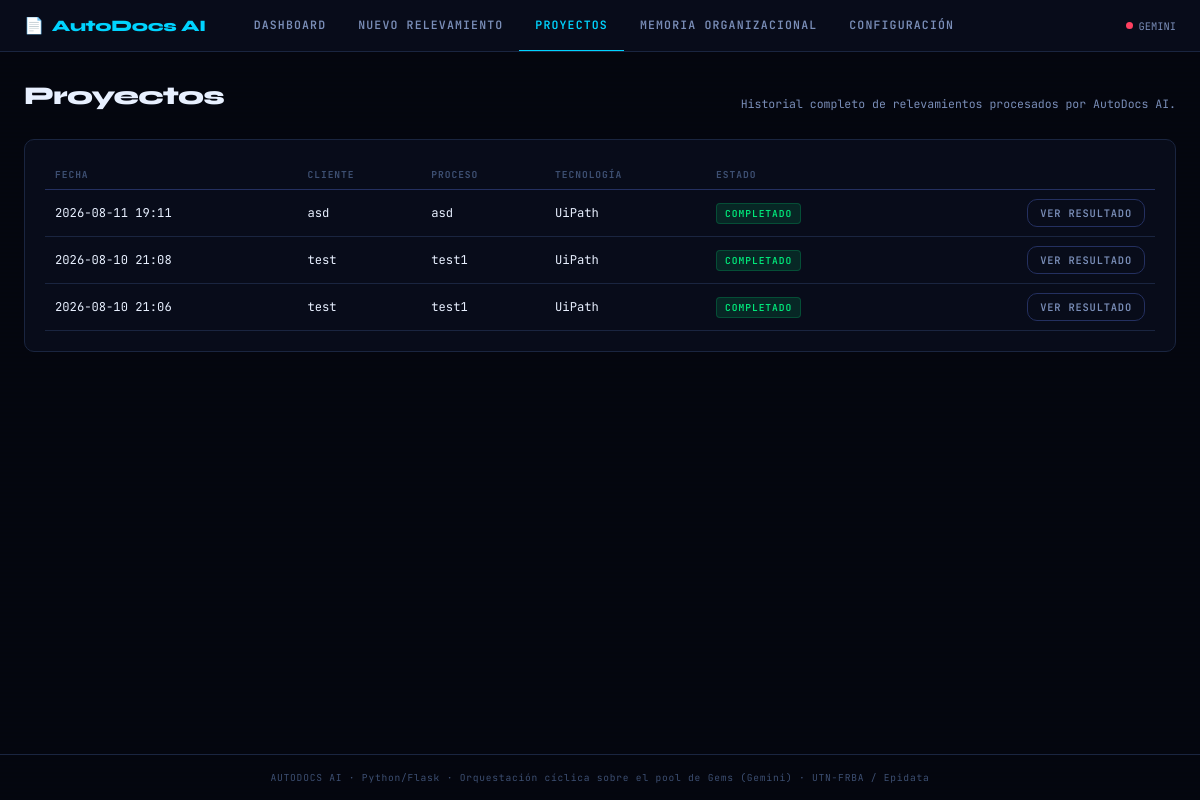
/proyectos, run on an earlier commit of the app's database.
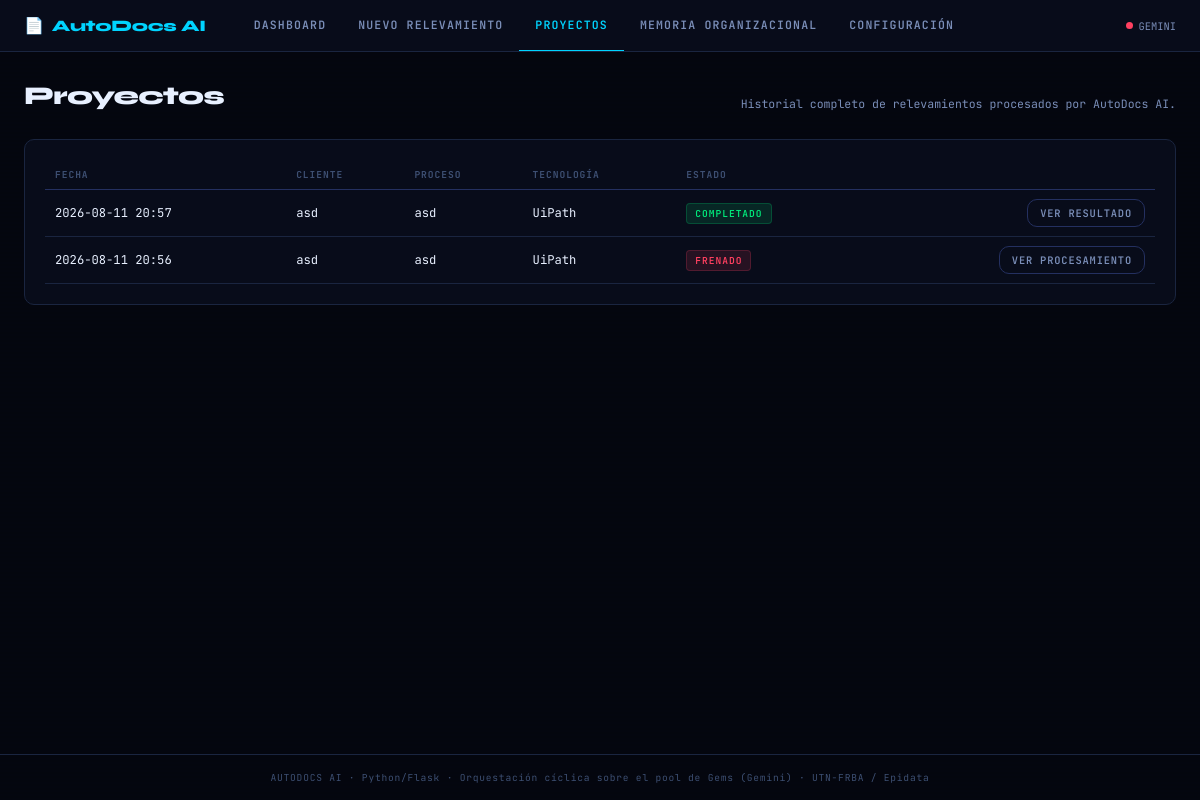
And on a later commit of the database.
### tables this page shows
CREATE TABLE proyectos (
    id                      INTEGER PRIMARY KEY AUTOINCREMENT,
    cliente                 TEXT NOT NULL,
    proceso                 TEXT NOT NULL,
    tecnologia              TEXT,       -- UiPath / Power Automate / Rocketbot / Make.com...
    criticidad              TEXT,       -- Baja / Media / Alta
    presupuesto_hs          REAL,
    analista                TEXT,
    transcripcion_original  TEXT,
    transcripcion_sanitizada TEXT,
    reemplazos_pii          INTEGER DEFAULT 0,
    flujo_estructurado      TEXT,       -- JSON: salida del Agente de Ingesta
    estado                  TEXT DEFAULT 'borrador',  -- borrador|procesando|completado|frenado|error
    motivo_freno            TEXT,       -- si estado = 'frenado' (Límite Operativo de Entrada)
    creado                  TEXT DEFAULT CURRENT_TIMESTAMP,
    actualizado             TEXT DEFAULT CURRENT_TIMESTAMP
);

### ui/app.py (the view)
    @app.route("/proyectos")
    def proyectos():
        return render_template("proyectos.html", proyectos=ProyectoRepository.listar())

### core/db.py (called while the page is built)
def get_conn() -> sqlite3.Connection:
    DB_PATH.parent.mkdir(exist_ok=True)
    conn = sqlite3.connect(DB_PATH)
    conn.row_factory = sqlite3.Row
    conn.execute("PRAGMA foreign_keys = ON")
    return conn

### repositories/proyecto_repository.py (called while the page is built)
    @staticmethod
    def listar() -> list:
        conn = get_conn()
        rows = conn.execute("SELECT * FROM proyectos ORDER BY creado DESC").fetchall()
        conn.close()
        return [dict(r) for r in rows]

### ui/templates/proyectos.html (shortened to what this page needs)
{% extends "base.html" %}
{% block content %}
<div class="page-header">
  <h1>Proyectos</h1>
  <p>Historial completo de relevamientos procesados por AutoDocs AI.</p>
</div>
<div class="panel">
  <table>
    <thead><tr><th>Fecha</th><th>Cliente</th><th>Proceso</th><th>Tecnología</th><th>Estado</th><th></th></tr></thead>
    <tbody>
      {% for p in proyectos %}
      <tr>
        <td>{{ p.creado[:16] }}</td>
        <td>{{ p.cliente }}</td>
        <td>{{ p.proceso }}</td>
        <td>{{ p.tecnologia or '—' }}</td>
        <td>
          {% if p.estado == 'completado' %}<span class="tag tag-green">Completado</span>
          {% elif p.estado == 'frenado' %}<span class="tag tag-red">Frenado</span>
          {% elif p.estado == 'procesando' %}<span class="tag tag-amber">Procesando</span>
          {% else %}<span class="tag tag-cyan">Borrador</span>{% endif %}
        </td>
        <td class="text-right">
          {% if p.estado == 'completado' %}
            <a href="/resultado/{{ p.id }}" class="btn btn-secondary btn-sm">Ver resultado</a>
          {% else %}
            <a href="/procesamiento/{{ p.id }}" class="btn btn-secondary btn-sm">Ver procesamiento</a>
          {% endif %}
        </td>
      </tr>
      {% else %}
      <tr><td colspan="6" class="result-box empty">Todavía no cargaste ningún relevamiento.</td></tr>
      {% endfor %}
    </tbody>
  </table>
</div>
{% endblock %}

What changed in the data, as far as the page shows it:
removed proyectos: creado "2026-08-11 19:11", cliente "asd", proceso "asd", tecnologia "UiPath", estado "COMPLETADO"
changed proyectos (number 1 of 2 on the later page): creado "2026-08-10 21:08" → "2026-08-11 20:57"; cliente "test" → "asd"; proceso "test1" → "asd"
changed proyectos (number 2 of 2 on the later page): creado "2026-08-10 21:06" → "2026-08-11 20:56"; cliente "test" → "asd"; proceso "test1" → "asd"; estado "COMPLETADO VER RESULTADO" → "FRENADO VER PROCESAMIENTO"
